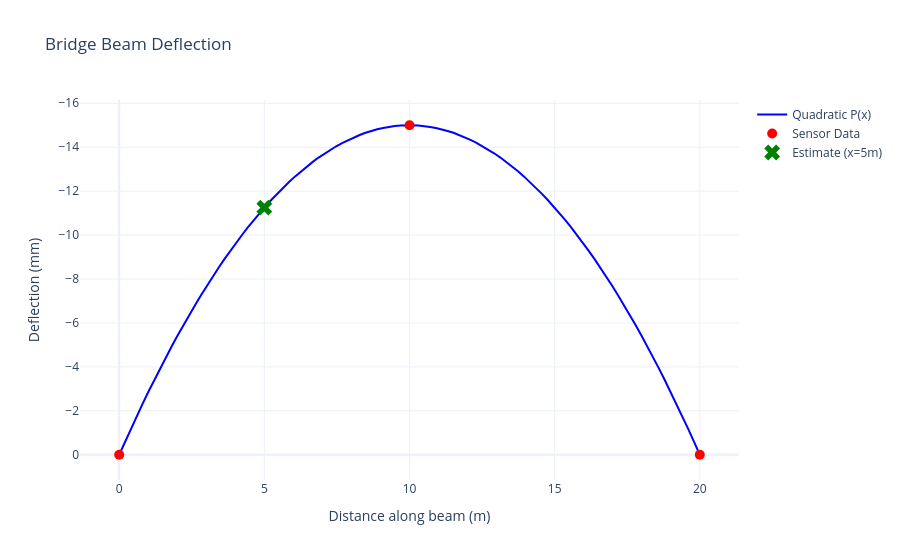

Notebook code cell kept with this figure:
### Code cell
import numpy as np
import plotly.graph_objects as go

# --- Task 1 & 2: Set up and solve the system ---
A_prob1 = np.array([[0**2, 0, 1], [10**2, 10, 1], [20**2, 20, 1]])
b_prob1 = np.array([0, -15, 0])
a1, b1, c1 = np.linalg.solve(A_prob1, b_prob1)

# --- Task 3: Estimate the deflection at x = 5m ---
x_target, y_target = 5, a1*(5**2) + b1*5 + c1

# --- Interactive Data Visualization ---
x_curve = np.linspace(0, 20, 100)
y_curve = a1 * (x_curve**2) + b1 * x_curve + c1

fig = go.Figure()
fig.add_trace(go.Scatter(x=x_curve, y=y_curve, mode='lines', name='Quadratic P(x)', line=dict(color='blue', width=2)))
fig.add_trace(go.Scatter(x=[0, 10, 20], y=[0, -15, 0], mode='markers', name='Sensor Data', marker=dict(color='red', size=10)))
fig.add_trace(go.Scatter(x=[x_target], y=[y_target], mode='markers', name=f'Estimate (x=5m)', marker=dict(color='green', symbol='x', size=14)))

fig.update_layout(
    title='Bridge Beam Deflection',
    xaxis_title='Distance along beam (m)',
    yaxis_title='Deflection (mm)',
    yaxis=dict(autorange="reversed"),
    template="plotly_white",
    dragmode='pan' # <--- This makes left-click pan the graph
)
fig.show(config={'scrollZoom': True})

### Figure 1 — Plotly figure (JSON) as saved in the notebook; plotly's stock layout.template omitted (floating-point values rounded to 4 significant figures)
{"data": [{"line": {"color": "blue", "width": 2}, "mode": "lines", "name": "Quadratic P(x)", "type": "scatter", "x": [0.0, 0.202, 0.404, 0.6061, 0.8081, 1.01, 1.212, 1.414, 1.616, 1.818, 2.02, 2.222, 2.424, 2.626, 2.828, 3.03, 3.232, 3.434, 3.636, 3.838, 4.04, 4.242, 4.444, 4.646, 4.848, 5.051, 5.253, 5.455, 5.657, 5.859, 6.061, 6.263, 6.465, 6.667, 6.869, 7.071, 7.273, 7.475, 7.677, 7.879, 8.081, 8.283, 8.485, 8.687, 8.889, 9.091, 9.293, 9.495, 9.697, 9.899, 10.1, 10.3, 10.51, 10.71, 10.91, 11.11, 11.31, 11.52, 11.72, 11.92, 12.12, 12.32, 12.53, 12.73, 12.93, 13.13, 13.33, 13.54, 13.74, 13.94, 14.14, 14.34, 14.55, 14.75, 14.95, 15.15, 15.35, 15.56, 15.76, 15.96, 16.16, 16.36, 16.57, 16.77, 16.97, 17.17, 17.37, 17.58, 17.78, 17.98, 18.18, 18.38, 18.59, 18.79, 18.99, 19.19, 19.39, 19.6, 19.8, 20.0], "y": [0.0, -0.5999, -1.188, -1.763, -2.326, -2.877, -3.416, -3.942, -4.457, -4.959, -5.448, -5.926, -6.391, -6.844, -7.285, -7.713, -8.13, -8.534, -8.926, -9.305, -9.672, -10.03, -10.37, -10.7, -11.02, -11.33, -11.62, -11.9, -12.17, -12.43, -12.67, -12.9, -13.13, -13.33, -13.53, -13.71, -13.88, -14.04, -14.19, -14.33, -14.45, -14.56, -14.66, -14.74, -14.81, -14.88, -14.93, -14.96, -14.99, -15.0, -15.0, -14.99, -14.96, -14.93, -14.88, -14.81, -14.74, -14.66, -14.56, -14.45, -14.33, -14.19, -14.04, -13.88, -13.71, -13.53, -13.33, -13.13, -12.9, -12.67, -12.43, -12.17, -11.9, -11.62, -11.33, -11.02, -10.7, -10.37, -10.03, -9.672, -9.305, -8.926, -8.534, -8.13, -7.713, -7.285, -6.844, -6.391, -5.926, -5.448, -4.959, -4.457, -3.942, -3.416, -2.877, -2.326, -1.763, -1.188, -0.5999, 0.0]}, {"marker": {"color": "red", "size": 10}, "mode": "markers", "name": "Sensor Data", "type": "scatter", "x": [0, 10, 20], "y": [0, -15, 0]}, {"marker": {"color": "green", "size": 14, "symbol": "x"}, "mode": "markers", "name": "Estimate (x=5m)", "type": "scatter", "x": [5], "y": [-11.25]}], "layout": {"dragmode": "pan", "title": {"text": "Bridge Beam Deflection"}, "xaxis": {"title": {"text": "Distance along beam (m)"}}, "yaxis": {"autorange": "reversed", "title": {"text": "Deflection (mm)"}}}}
